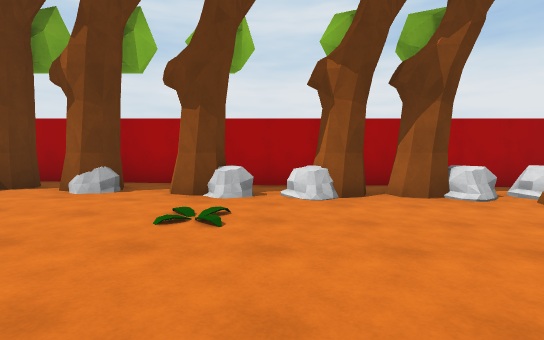
view 1 (above)

20 first-person views from a walk through a scene from a Unity 3-D project. The camera is 1.4 m above the floor, tilts 4° down and sees 85° across. The floor is counted in squares, 2 m on a side. Each view is taken from the middle of a square. On the plan, view 1 faces up. The plan holds only what a view shows up to about 10 squares ahead; the rest is blank. The place goes on beyond the plan. The player is left out. Surface patterns are stand-ins for the level's own textures.

view 2
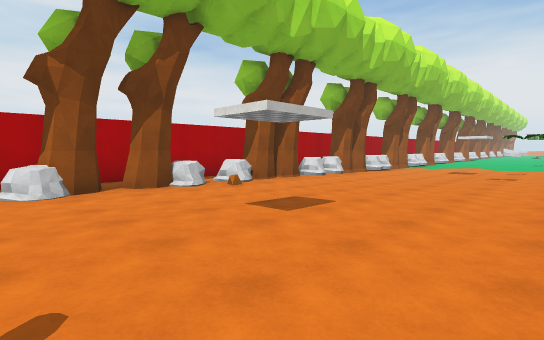

view 3
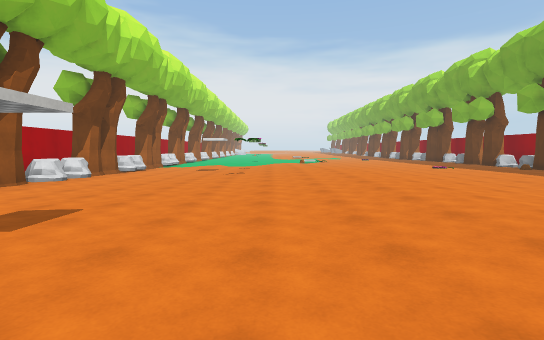

view 4
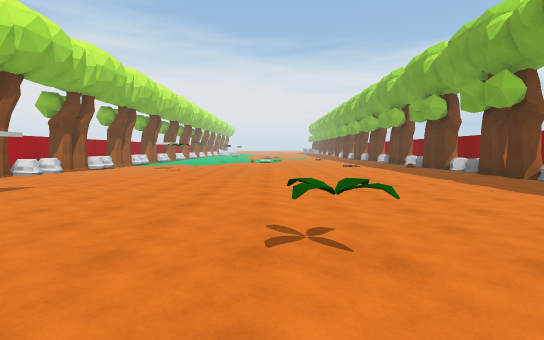

view 5
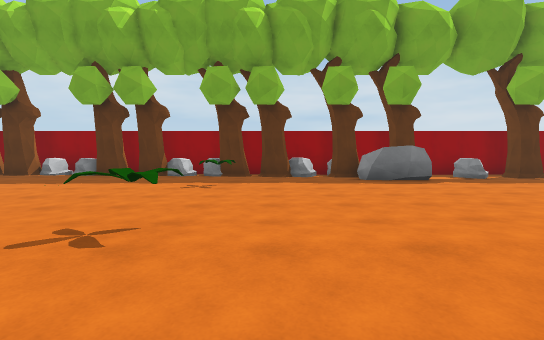

view 6
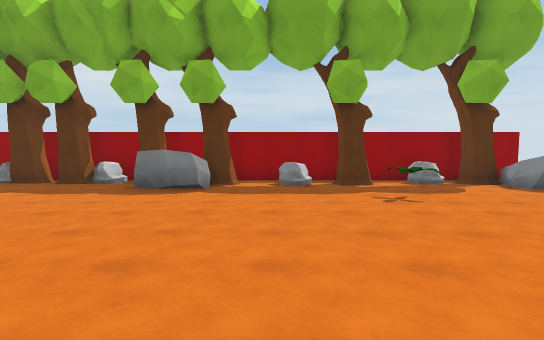

view 7
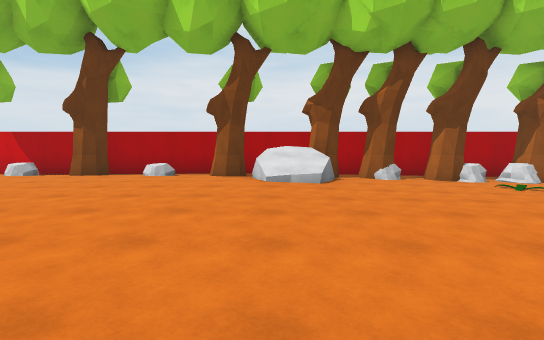

view 8
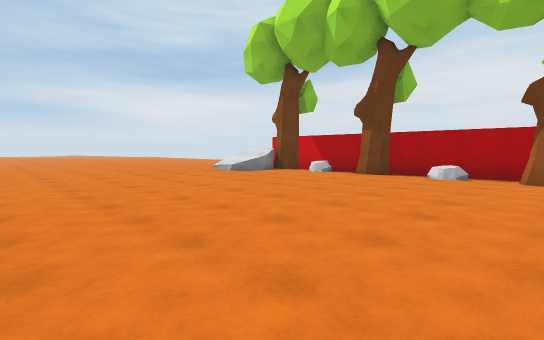

view 9
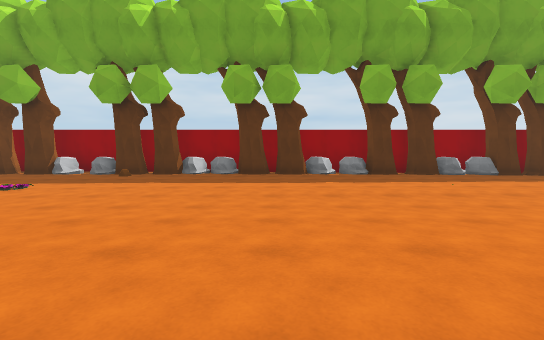

view 10
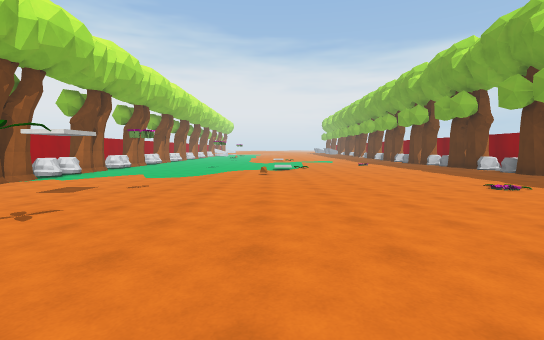

view 11
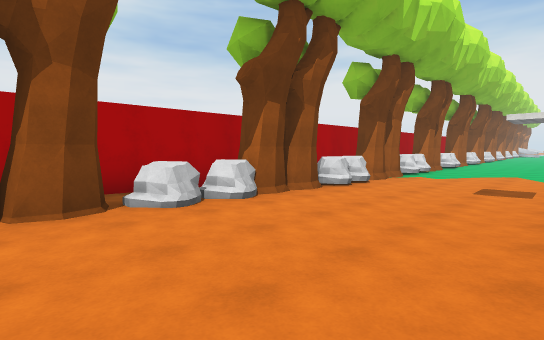

view 12
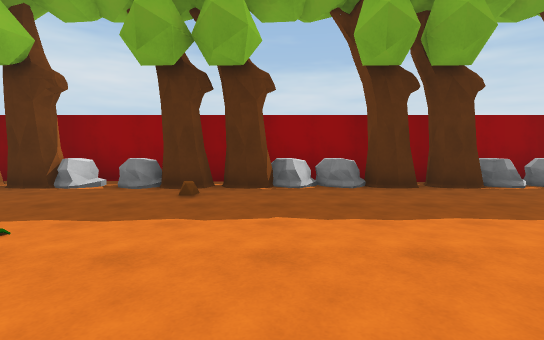

view 13
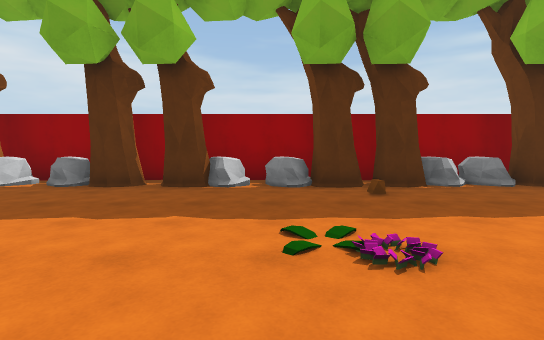

view 14
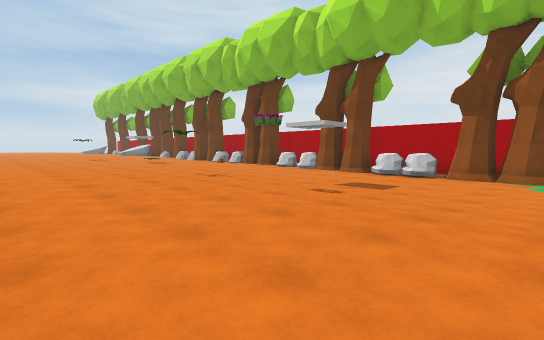

view 15
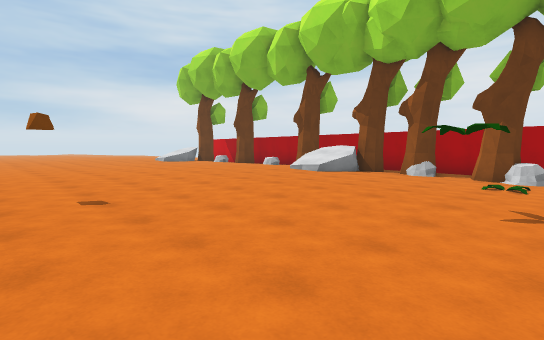

view 16
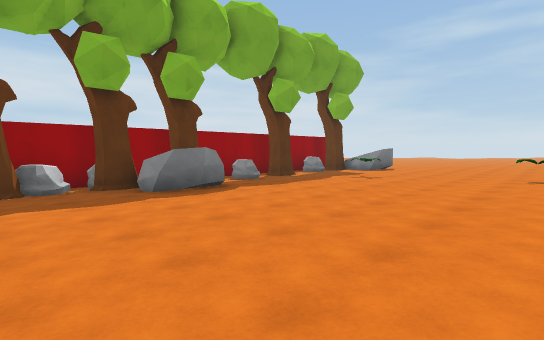

view 17
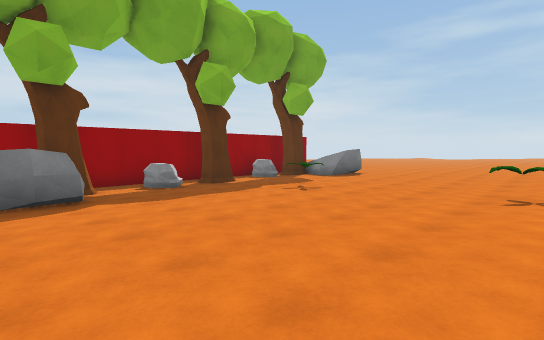

view 18
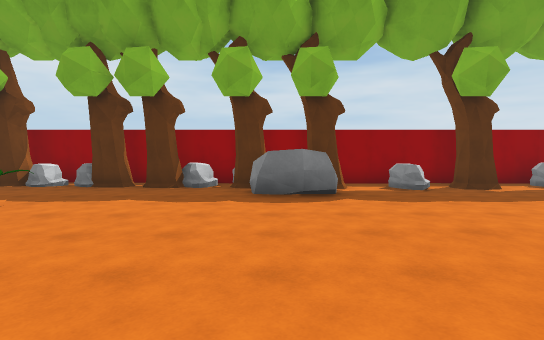

view 19
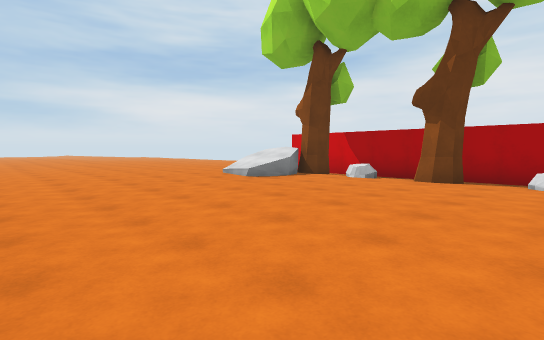

view 20
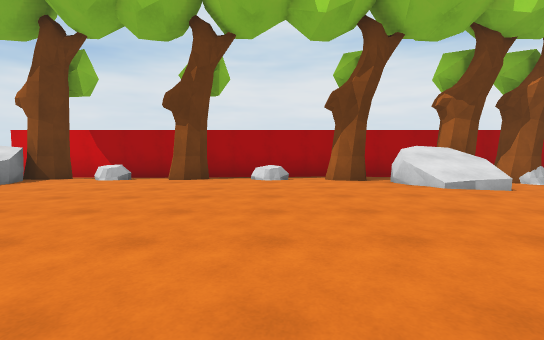

### Floor plan
Key: @ floor where view 1 was taken; # wall or solid block; x gap in a wall; . main floor; : floor 0.25 m higher than the main floor; - floor 0.25 m lower than the main floor; + floor 0.5 m higher than the main floor; * floor 1 m higher than the main floor; / step, stairs or slope; R rock; T tree; P plant; O other object.
Columns run from 15 left of view 1 to 16 right of it. Each row starts with its distance up from view 1.
  7 ###############################
  6 R:::::::::OxR:T:R:......    -
  5 TxR+T+R+TRT#T:R/TTRRTTxRRTTRRTTR
  4  ++++++++/ +:::.........--------
  3 *++++++++//+::P:.......---------
  2 ++++++++++++::::::......--------
  1 +++++++++++++:::::........------
  0 +++++++++++++::@::...........---
 -1 ++++++++++++:::::::::::........-
 -2 ++++++++++::::::::::::::::::....
 -3 +++++++++++:::::::::::::::::....
 -4 ++++P+++++++++P::::::::::::.....
 -5 :::::::/:::::::::::::::::::.....
 -6 :::::::::::::::::...............
 -7 :::::::::::::...................
 -8 ::..O..:::::..O............PP...
 -9  ...............................
-10 R........RR.....................
-11 R--------RR.....................
-12  TR-T#R-T#TTRTTRRTTTRTT#RT#TRRTT
-13 ################################

Where each view was taken, in squares from view 1:
view 1: 0 up, 0 right, facing up
view 2: 1 down, 0 right, facing up-right
view 3: 1 down, 0 right, facing right
view 4: 4 down, 3 left, facing right
view 5: 2 down, 2 left, facing down
view 6: 3 down, 8 left, facing down
view 7: 3 down, 6 left, facing up
view 8: 3 down, 7 left, facing up-left
view 9: 2 down, 7 right, facing down
view 10: 3 down, 6 right, facing right
view 11: 1 up, 6 right, facing up-right
view 12: 6 down, 10 right, facing down
view 13: 6 down, 13 right, facing down
view 14: 4 down, 16 right, facing up-left
view 15: 4 down, 0 right, facing up-left
view 16: 4 down, 2 left, facing down-left
view 17: 4 down, 5 left, facing down-left
view 18: 4 down, 5 left, facing down
view 19: 2 down, 9 left, facing up-left
view 20: 2 down, 9 left, facing up
